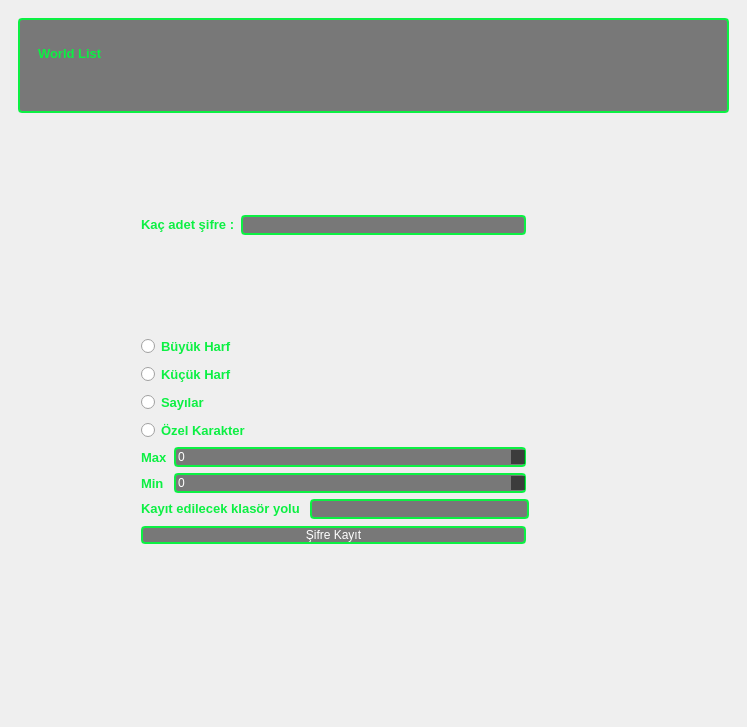
<?xml version="1.0" encoding="UTF-8"?>
<ui version="4.0">
 <class>Form</class>
 <widget class="QWidget" name="Form">
  <property name="geometry">
   <rect>
    <x>0</x>
    <y>0</y>
    <width>747</width>
    <height>727</height>
   </rect>
  </property>
  <property name="windowTitle">
   <string>Form</string>
  </property>
  <property name="styleSheet">
   <string notr="true">#Form{
border-image: url(:/resimler/hacker.jpg);
}
#page_3{
border-image: url(:/resimler/hacker.jpg);
}
#page_4{
border-image: url(:/resimler/hacker.jpg);
}
#pushButton{
    background-color:rgba(0, 0, 0,0.5);
    color: rgb(255, 255, 255);
    font: 75 12pt &quot;DejaVu Sans&quot;;
    border-color: rgb(0, 0, 127);
    border-radius:4px;
    border:2px solid rgb(12, 240, 67);}
#lineEdit{
    background-color:rgba(0, 0, 0,0.5);
    color: rgb(255, 255, 255);
    font: 75 12pt &quot;DejaVu Sans&quot;;
    border-color: rgb(0, 0, 127);
    border-radius:4px;
    border:2px solid rgb(12, 240, 67);}
#pushButton_2{
    background-color:rgba(0, 0, 0,0.5);
    color: rgb(255, 255, 255);
    font: 75 12pt &quot;DejaVu Sans&quot;;
    border-color: rgb(0, 0, 127);
    border-radius:4px;
    border:2px solid rgb(12, 240, 67);}
#lineEdit_2{
    background-color:rgba(0, 0, 0,0.5);
    color: rgb(255, 255, 255);
    font: 75 12pt &quot;DejaVu Sans&quot;;
    border-color: rgb(0, 0, 127);
    border-radius:4px;
    border:2px solid rgb(12, 240, 67);}
#radioButton{
color:rgb(12, 240, 67);
}
#radioButton_2{
color:rgb(12, 240, 67);
}
#radioButton_3{
color:rgb(12, 240, 67);
}
#radioButton_4{
color:rgb(12, 240, 67);
}
</string>
  </property>
  <widget class="QStackedWidget" name="stackedWidget">
   <property name="geometry">
    <rect>
     <x>9</x>
     <y>9</y>
     <width>729</width>
     <height>709</height>
    </rect>
   </property>
   <property name="styleSheet">
    <string notr="true">#lineEdit_3{
    background-color:rgba(0, 0, 0,0.5);
    color: rgb(255, 255, 255);
    font: 75 12pt &quot;DejaVu Sans&quot;;
    border-color: rgb(0, 0, 127);
    border-radius:4px;
    border:2px solid rgb(12, 240, 67);}
#lineEdit_4{
    background-color:rgba(0, 0, 0,0.5);
    color: rgb(255, 255, 255);
    font: 75 12pt &quot;DejaVu Sans&quot;;
    border-color: rgb(0, 0, 127);
    border-radius:4px;
    border:2px solid rgb(12, 240, 67);}
#spinBox_3{
    background-color:rgba(0, 0, 0,0.5);
    color: rgb(255, 255, 255);
    font: 75 12pt &quot;DejaVu Sans&quot;;
    border-color: rgb(0, 0, 127);
    border-radius:4px;
    border:2px solid rgb(12, 240, 67);}
#spinBox_4{
    background-color:rgba(0, 0, 0,0.5);
    color: rgb(255, 255, 255);
    font: 75 12pt &quot;DejaVu Sans&quot;;
    border-color: rgb(0, 0, 127);
    border-radius:4px;
    border:2px solid rgb(12, 240, 67);}
</string>
   </property>
   <widget class="QWidget" name="page_3">
    <layout class="QGridLayout" name="gridLayout_2">
     <item row="9" column="2">
      <spacer name="horizontalSpacer">
       <property name="orientation">
        <enum>Qt::Horizontal</enum>
       </property>
       <property name="sizeType">
        <enum>QSizePolicy::Fixed</enum>
       </property>
       <property name="sizeHint" stdset="0">
        <size>
         <width>197</width>
         <height>20</height>
        </size>
       </property>
      </spacer>
     </item>
     <item row="10" column="2">
      <spacer name="verticalSpacer_2">
       <property name="orientation">
        <enum>Qt::Vertical</enum>
       </property>
       <property name="sizeType">
        <enum>QSizePolicy::Fixed</enum>
       </property>
       <property name="sizeHint" stdset="0">
        <size>
         <width>197</width>
         <height>164</height>
        </size>
       </property>
      </spacer>
     </item>
     <item row="9" column="1">
      <widget class="QPushButton" name="pushButton">
       <property name="text">
        <string>Şifre Kayıt</string>
       </property>
      </widget>
     </item>
     <item row="6" column="1">
      <widget class="QRadioButton" name="radioButton_4">
       <property name="font">
        <font>
         <family>Microsoft YaHei UI</family>
         <pointsize>10</pointsize>
         <weight>75</weight>
         <bold>true</bold>
        </font>
       </property>
       <property name="text">
        <string>Özel Karakter</string>
       </property>
       <property name="checkable">
        <bool>true</bool>
       </property>
       <property name="checked">
        <bool>false</bool>
       </property>
       <property name="autoExclusive">
        <bool>false</bool>
       </property>
      </widget>
     </item>
     <item row="5" column="0">
      <spacer name="horizontalSpacer_3">
       <property name="orientation">
        <enum>Qt::Horizontal</enum>
       </property>
       <property name="sizeType">
        <enum>QSizePolicy::Fixed</enum>
       </property>
       <property name="sizeHint" stdset="0">
        <size>
         <width>117</width>
         <height>51</height>
        </size>
       </property>
      </spacer>
     </item>
     <item row="3" column="1">
      <spacer name="verticalSpacer_4">
       <property name="orientation">
        <enum>Qt::Vertical</enum>
       </property>
       <property name="sizeHint" stdset="0">
        <size>
         <width>20</width>
         <height>66</height>
        </size>
       </property>
      </spacer>
     </item>
     <item row="2" column="1">
      <layout class="QHBoxLayout" name="horizontalLayout_4">
       <item>
        <widget class="QLabel" name="label_8">
         <property name="font">
          <font>
           <family>Microsoft YaHei UI</family>
           <weight>75</weight>
           <bold>true</bold>
          </font>
         </property>
         <property name="styleSheet">
          <string notr="true">color:rgb(12, 240, 67);</string>
         </property>
         <property name="text">
          <string>&lt;html&gt;&lt;head/&gt;&lt;body&gt;&lt;p&gt;&lt;span style=&quot; font-size:10pt;&quot;&gt;Kaç adet şifre :&lt;/span&gt;&lt;/p&gt;&lt;/body&gt;&lt;/html&gt;</string>
         </property>
        </widget>
       </item>
       <item>
        <widget class="QLineEdit" name="lineEdit_3">
         <property name="styleSheet">
          <string notr="true"/>
         </property>
        </widget>
       </item>
      </layout>
     </item>
     <item row="5" column="1">
      <layout class="QVBoxLayout" name="verticalLayout_6">
       <item>
        <widget class="QRadioButton" name="radioButton_5">
         <property name="font">
          <font>
           <family>Microsoft YaHei UI</family>
           <pointsize>10</pointsize>
           <weight>75</weight>
           <bold>true</bold>
          </font>
         </property>
         <property name="styleSheet">
          <string notr="true">color:rgb(12, 240, 67);</string>
         </property>
         <property name="text">
          <string>Küçük Harf</string>
         </property>
         <property name="checkable">
          <bool>true</bool>
         </property>
         <property name="checked">
          <bool>false</bool>
         </property>
         <property name="autoExclusive">
          <bool>false</bool>
         </property>
        </widget>
       </item>
       <item>
        <widget class="QRadioButton" name="radioButton_6">
         <property name="font">
          <font>
           <family>Microsoft YaHei UI</family>
           <pointsize>10</pointsize>
           <weight>75</weight>
           <bold>true</bold>
          </font>
         </property>
         <property name="styleSheet">
          <string notr="true">color:rgb(12, 240, 67);</string>
         </property>
         <property name="text">
          <string>Sayılar</string>
         </property>
         <property name="checkable">
          <bool>true</bool>
         </property>
         <property name="checked">
          <bool>false</bool>
         </property>
         <property name="autoExclusive">
          <bool>false</bool>
         </property>
        </widget>
       </item>
      </layout>
     </item>
     <item row="7" column="1">
      <layout class="QFormLayout" name="formLayout_2">
       <item row="1" column="0">
        <widget class="QLabel" name="label_5">
         <property name="font">
          <font>
           <family>Microsoft YaHei UI</family>
           <pointsize>10</pointsize>
           <weight>75</weight>
           <bold>true</bold>
          </font>
         </property>
         <property name="styleSheet">
          <string notr="true">color:rgb(12, 240, 67)</string>
         </property>
         <property name="text">
          <string>Max</string>
         </property>
        </widget>
       </item>
       <item row="1" column="1">
        <widget class="QSpinBox" name="spinBox_3"/>
       </item>
       <item row="3" column="0">
        <widget class="QLabel" name="label_6">
         <property name="font">
          <font>
           <family>Microsoft YaHei UI</family>
           <pointsize>10</pointsize>
           <weight>75</weight>
           <bold>true</bold>
          </font>
         </property>
         <property name="styleSheet">
          <string notr="true">color:rgb(12, 240, 67)</string>
         </property>
         <property name="text">
          <string>Min</string>
         </property>
        </widget>
       </item>
       <item row="3" column="1">
        <widget class="QSpinBox" name="spinBox_4"/>
       </item>
      </layout>
     </item>
     <item row="4" column="1">
      <layout class="QVBoxLayout" name="verticalLayout_8">
       <item>
        <widget class="QRadioButton" name="radioButton_7">
         <property name="font">
          <font>
           <family>Microsoft YaHei UI</family>
           <pointsize>10</pointsize>
           <weight>75</weight>
           <bold>true</bold>
          </font>
         </property>
         <property name="styleSheet">
          <string notr="true">color:rgb(12, 240, 67);</string>
         </property>
         <property name="text">
          <string>Büyük Harf</string>
         </property>
         <property name="checkable">
          <bool>true</bool>
         </property>
         <property name="checked">
          <bool>false</bool>
         </property>
         <property name="autoExclusive">
          <bool>false</bool>
         </property>
        </widget>
       </item>
      </layout>
     </item>
     <item row="8" column="1" colspan="2">
      <layout class="QHBoxLayout" name="horizontalLayout_5">
       <item>
        <widget class="QLabel" name="label_9">
         <property name="font">
          <font>
           <family>Microsoft YaHei UI</family>
           <pointsize>10</pointsize>
           <weight>75</weight>
           <bold>true</bold>
          </font>
         </property>
         <property name="styleSheet">
          <string notr="true">color:rgb(12, 240, 67)</string>
         </property>
         <property name="text">
          <string>&lt;html&gt;&lt;head/&gt;&lt;body&gt;&lt;p&gt;&lt;span style=&quot; font-weight:600;&quot;&gt;Kayıt edilecek klasör yolu &lt;/span&gt;&lt;/p&gt;&lt;/body&gt;&lt;/html&gt;</string>
         </property>
        </widget>
       </item>
       <item>
        <widget class="QLineEdit" name="lineEdit_4">
         <property name="text">
          <string/>
         </property>
        </widget>
       </item>
       <item>
        <spacer name="horizontalSpacer_4">
         <property name="orientation">
          <enum>Qt::Horizontal</enum>
         </property>
         <property name="sizeType">
          <enum>QSizePolicy::Fixed</enum>
         </property>
         <property name="sizeHint" stdset="0">
          <size>
           <width>200</width>
           <height>20</height>
          </size>
         </property>
        </spacer>
       </item>
      </layout>
     </item>
     <item row="10" column="1">
      <spacer name="verticalSpacer_6">
       <property name="orientation">
        <enum>Qt::Vertical</enum>
       </property>
       <property name="sizeHint" stdset="0">
        <size>
         <width>20</width>
         <height>40</height>
        </size>
       </property>
      </spacer>
     </item>
     <item row="5" column="2">
      <layout class="QVBoxLayout" name="verticalLayout_7"/>
     </item>
     <item row="4" column="0">
      <layout class="QVBoxLayout" name="verticalLayout_9"/>
     </item>
     <item row="1" column="1">
      <spacer name="verticalSpacer_3">
       <property name="orientation">
        <enum>Qt::Vertical</enum>
       </property>
       <property name="sizeHint" stdset="0">
        <size>
         <width>20</width>
         <height>40</height>
        </size>
       </property>
      </spacer>
     </item>
     <item row="0" column="0" colspan="3">
      <widget class="QFrame" name="frame">
       <property name="enabled">
        <bool>true</bool>
       </property>
       <property name="sizePolicy">
        <sizepolicy hsizetype="Expanding" vsizetype="Expanding">
         <horstretch>0</horstretch>
         <verstretch>0</verstretch>
        </sizepolicy>
       </property>
       <property name="styleSheet">
        <string notr="true">QFrame#frame{
    background-color:rgba(0, 0, 0,0.5);
    color: rgb(255, 255, 255);
    font: 75 12pt &quot;DejaVu Sans&quot;;
    border-color: rgb(0, 0, 127);
    border-radius:4px;
    border:2px solid rgb(12, 240, 67);}</string>
       </property>
       <property name="frameShape">
        <enum>QFrame::StyledPanel</enum>
       </property>
       <property name="frameShadow">
        <enum>QFrame::Raised</enum>
       </property>
       <widget class="QLabel" name="label">
        <property name="geometry">
         <rect>
          <x>20</x>
          <y>20</y>
          <width>71</width>
          <height>31</height>
         </rect>
        </property>
        <property name="font">
         <font>
          <family>Microsoft YaHei UI</family>
          <pointsize>10</pointsize>
          <weight>75</weight>
          <bold>true</bold>
         </font>
        </property>
        <property name="styleSheet">
         <string notr="true">color: rgb(12, 240, 67);</string>
        </property>
        <property name="text">
         <string>World List</string>
        </property>
       </widget>
      </widget>
     </item>
    </layout>
   </widget>
   <widget class="QWidget" name="page_4"/>
  </widget>
 </widget>
 <resources>
  <include location="resimler.qrc"/>
 </resources>
 <connections/>
</ui>
